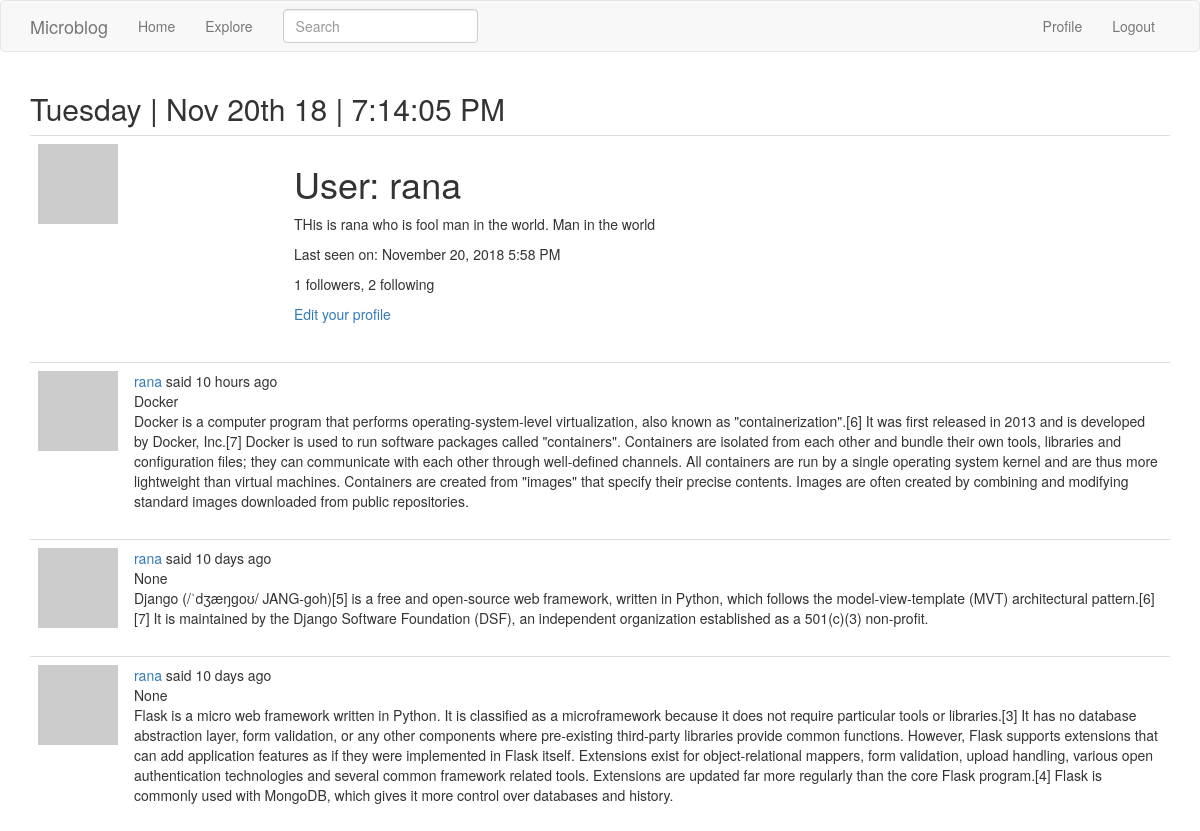
Page /user/rana (signed in, upper part) on the earlier database version.
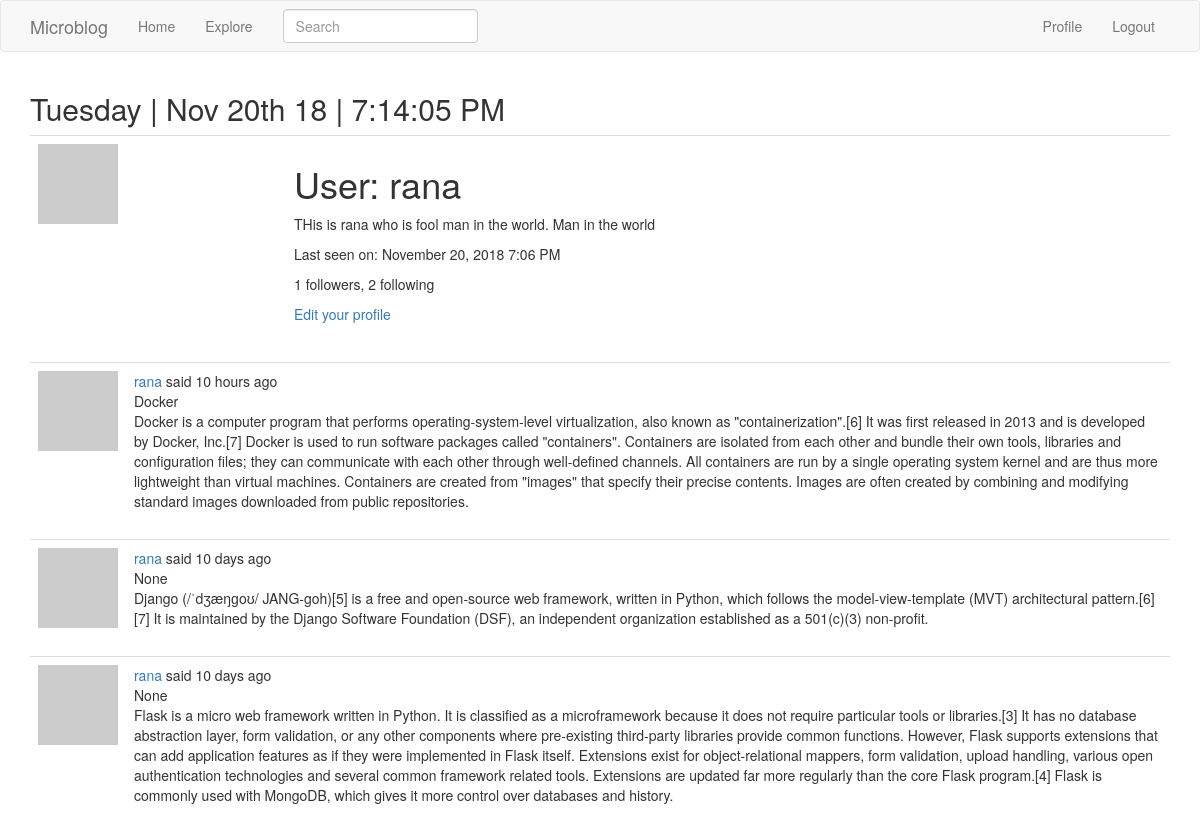
Same page on the later database version.
### app/models.py (models this page shows, shortened)
class User(UserMixin, db.Model):
    id = db.Column(db.Integer, primary_key=True)
    username = db.Column(db.String(64), index=True, unique=True)
    email = db.Column(db.String(120), index=True, unique=True)
    password_hash = db.Column(db.String(128))
    posts = db.relationship('Post', backref='author', lazy='dynamic')
    about_me = db.Column(db.String(140))
    last_seen = db.Column(db.DateTime, default=datetime.utcnow)
    followed = db.relationship(
        'User', secondary=followers,
        primaryjoin=(followers.c.follower_id == id),
        secondaryjoin=(followers.c.followed_id == id),
        backref=db.backref('followers', lazy='dynamic'), lazy='dynamic')
    def avatar(self, size):
        digest = md5(self.email.lower().encode('utf-8')).hexdigest()
        return 'https://www.gravatar.com/avatar/{}?d=identicon&s={}'.format(digest, size)

class SearchableMixin(object):
    @classmethod
    def before_commit(cls, session):
        session._changes = {
            'add': list(session.new),
            'update': list(session.dirty),
            'delete': list(session.deleted)
        }
    @classmethod
    def after_commit(cls, session):
        for obj in session._changes['add']:
            if isinstance(obj, SearchableMixin):
                add_to_index(obj.__tablename__, obj)
        for obj in session._changes['update']:
            if isinstance(obj, SearchableMixin):
                add_to_index(obj.__tablename__, obj)
        for obj in session._changes['delete']:
            if isinstance(obj, SearchableMixin):
                remove_from_index(obj.__tablename__, obj)
        session._changes = None

class Post(SearchableMixin, db.Model):
    __searchable__ = ['body', 'title']
    id = db.Column(db.Integer, primary_key=True)
    title = db.Column(db.String(50))
    body = db.Column(db.String(140))
    timestamp = db.Column(db.DateTime, index=True, default=datetime.utcnow)
    user_id = db.Column(db.Integer, db.ForeignKey('user.id'))
    language = db.Column(db.String(5))

### app/main/routes.py (the view)
@bp.route('/user/<username>')
def user(username):
    user = User.query.filter_by(username=username).first_or_404()
    page = request.args.get('page', 1, type=int)
    posts = user.posts.order_by(Post.timestamp.desc()).paginate(
        page, current_app.config['POSTS_PER_PAGE'], False)
    next_url = url_for('main.user', username=user.username, page=posts.next_num) \
        if posts.has_next else None
    prev_url = url_for('main.user', username=user.username, page=posts.prev_num) \
        if posts.has_prev else None
    return render_template('user.html', user=user, posts=posts.items, title=_('User post'), next_url=next_url, prev_url=prev_url)

### app/main/forms.py
class SearchForm(FlaskForm):
    q = StringField(_l('Search'), validators=[DataRequired()])
    def __init__(self, *args, **kwargs):
        if 'formdata' not in kwargs:
            kwargs['formdata'] = request.args
        if 'csrf_enabled' not in kwargs:
            kwargs['csrf_enabled'] = False
        super(SearchForm, self).__init__(*args, **kwargs)

### app/main/routes.py (called while the page is built)
@bp.before_request
def before_request():
    if current_user.is_authenticated:
        current_user.last_seen = datetime.utcnow()
        db.session.commit()
    g.local = str(get_locale())

@bp.before_request
def before_request():
    if current_user.is_authenticated:
        current_user.last_seen = datetime.utcnow()
        db.session.commit()
        g.search_form = SearchForm()
    g.locale = str(get_locale())

### app/models.py (called while the page is built)
@login.user_loader
def load_user(id):
    return User.query.get(int(id))

### app/templates/user.html (shortened to what this page needs)
{% extends "base.html" %}
{% block app_content %}
    <table class="table table-hover">
        <tr>
            <td width="256px"><img src="{{ user.avatar(200) }}"></td>
            <td>
                <h1>{{ _('User') }}: {{ user.username }}</h1>
                {% if user.about_me %}<p>{{ user.about_me }}</p>{% endif %}
                {% if user.last_seen %}
                <p>{{ _('Last seen on') }}: {{ moment(user.last_seen).format('LLL') }}</p>
                {% endif %}
                <p>{{ _('%(count)d followers', count=user.followers.count()) }}, {{ _('%(count)d following', count=user.followed.count()) }}</p>
                {% if user == current_user %}
                <p><a href="{{ url_for('main.edit_profile') }}">{{ _('Edit your profile') }}</a></p>
                {% elif not current_user.is_following(user) %}
                <p><a href="{{ url_for('main.follow', username=user.username) }}">{{ _('Follow') }}</a></p>
                {% else %}
                <p><a href="{{ url_for('main.unfollow', username=user.username) }}">{{ _('Unfollow') }}</a></p>
                {% endif %}
            </td>
        </tr>
    </table>
    {% for post in posts %}
        {% include '_post.html' %}
    {% endfor %}
{% endblock %}

### app/templates/base.html (shortened to what this page needs)
{% extends "bootstrap/base.html" %}
 {% block navbar %}
    <nav class="navbar navbar-default">
        <div class="container">
            <div class="navbar-header">
                <a class="navbar-brand" href="{{ url_for('main.index') }}">Microblog</a>
            </div>
            <div class="collapse navbar-collapse" id="bs-example-navbar-collapse-1">
                <ul class="nav navbar-nav">
                    <li><a href="{{ url_for('main.index') }}">{{ _('Home') }}</a></li>
                    <li><a href="{{ url_for('main.explore') }}">{{ _('Explore') }}</a></li>
                </ul>
                   {% if g.search_form %}
                <form class="navbar-form navbar-left" method="get" action="{{ url_for('main.search') }}">
                    <div class="form-group">
                        {{ g.search_form.q(size=20, class='form-control', placeholder=g.search_form.q.label.text) }}
                    </div>
                </form>
                {% endif %}
                <ul class="nav navbar-nav navbar-right">
                    {% if current_user.is_anonymous %}
                    <li><a href="{{ url_for('auth.login') }}">{{ _('Login') }}</a></li>
                    {% else %}
                    <li><a href="{{ url_for('main.user', username=current_user.username) }}">{{ _('Profile') }}</a></li>
                    <li><a href="{{ url_for('auth.logout') }}">{{ _('Logout') }}</a></li>
                    {% endif %}
                </ul>
            </div>
        </div>
    </nav>
{% endblock %}
{% block content %}
    <div class="container">
        <h2>{{ moment().format('dddd')}} | {{ moment().format("MMM Do YY") }} | {{ moment().format('LTS')}}</h2>
        {% block app_content %}{% endblock %}
    </div>
{% endblock %}

### app/templates/_post.html (shortened to what this page needs)
    <table class="table table-hover">
        <tr>
            <td width="70px">
                <a href="{{ url_for('main.user', username=post.author.username) }}">
                    <img src="{{ post.author.avatar(70) }}">
                </a>
            </td>
            <td>
                {{ _('%(username)s said %(when)s',
                    username=user_link, when=moment(post.timestamp).fromNow()) }}
                <br>
                <span id="post{{ post.id }}">{{ post.title }}</span><br>
                <span id="post{{ post.id }}">{{ post.body }}</span>
            </td>
        </tr>
    </table>

Differences in the rows shown:
changed User "rana": last_seen "November 20, 2018 5:58 PM" → "November 20, 2018 7:06 PM"
